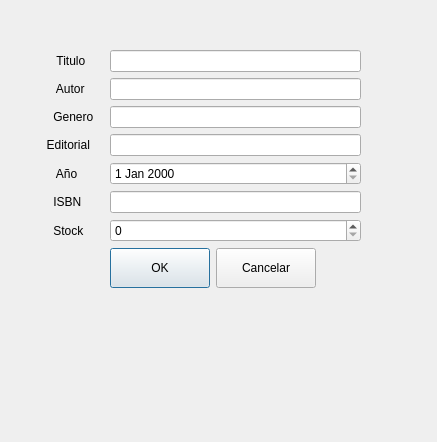
<?xml version="1.0" encoding="UTF-8"?>
<ui version="4.0">
 <class>agregarnuevolibro</class>
 <widget class="QDialog" name="agregarnuevolibro">
  <property name="geometry">
   <rect>
    <x>0</x>
    <y>0</y>
    <width>437</width>
    <height>442</height>
   </rect>
  </property>
  <property name="windowTitle">
   <string>Dialog</string>
  </property>
  <property name="autoFillBackground">
   <bool>false</bool>
  </property>
  <widget class="QWidget" name="formLayoutWidget">
   <property name="geometry">
    <rect>
     <x>40</x>
     <y>50</y>
     <width>321</width>
     <height>301</height>
    </rect>
   </property>
   <layout class="QFormLayout" name="formLayout">
    <item row="0" column="0">
     <widget class="QLabel" name="label">
      <property name="text">
       <string>     Titulo   </string>
      </property>
     </widget>
    </item>
    <item row="0" column="1">
     <widget class="QLineEdit" name="campoTitulo"/>
    </item>
    <item row="1" column="0">
     <widget class="QLabel" name="label_2">
      <property name="text">
       <string>     Autor   </string>
      </property>
     </widget>
    </item>
    <item row="1" column="1">
     <widget class="QLineEdit" name="campoAutor"/>
    </item>
    <item row="2" column="0">
     <widget class="QLabel" name="label_7">
      <property name="text">
       <string>    Genero  </string>
      </property>
     </widget>
    </item>
    <item row="2" column="1">
     <widget class="QLineEdit" name="campoGenero"/>
    </item>
    <item row="3" column="0">
     <widget class="QLabel" name="label_3">
      <property name="text">
       <string>  Editorial    </string>
      </property>
     </widget>
    </item>
    <item row="3" column="1">
     <widget class="QLineEdit" name="campoEditorial"/>
    </item>
    <item row="4" column="0">
     <widget class="QLabel" name="label_4">
      <property name="text">
       <string>     Año     </string>
      </property>
     </widget>
    </item>
    <item row="4" column="1">
     <widget class="QDateEdit" name="anioLibro"/>
    </item>
    <item row="5" column="0">
     <widget class="QLabel" name="label_6">
      <property name="text">
       <string>    ISBN    </string>
      </property>
     </widget>
    </item>
    <item row="5" column="1">
     <widget class="QLineEdit" name="campoIsbn"/>
    </item>
    <item row="6" column="0">
     <widget class="QLabel" name="label_5">
      <property name="text">
       <string>    Stock    </string>
      </property>
     </widget>
    </item>
    <item row="6" column="1">
     <widget class="QSpinBox" name="campoStock"/>
    </item>
    <item row="7" column="1">
     <layout class="QGridLayout" name="gridLayout_2">
      <item row="0" column="0">
       <widget class="QPushButton" name="confirmarCambio">
        <property name="enabled">
         <bool>true</bool>
        </property>
        <property name="minimumSize">
         <size>
          <width>0</width>
          <height>40</height>
         </size>
        </property>
        <property name="maximumSize">
         <size>
          <width>100</width>
          <height>100</height>
         </size>
        </property>
        <property name="cursor">
         <cursorShape>PointingHandCursor</cursorShape>
        </property>
        <property name="text">
         <string>OK</string>
        </property>
       </widget>
      </item>
      <item row="0" column="1">
       <widget class="QPushButton" name="cancelarCambio">
        <property name="minimumSize">
         <size>
          <width>0</width>
          <height>40</height>
         </size>
        </property>
        <property name="maximumSize">
         <size>
          <width>100</width>
          <height>16777215</height>
         </size>
        </property>
        <property name="text">
         <string>Cancelar</string>
        </property>
       </widget>
      </item>
     </layout>
    </item>
   </layout>
  </widget>
 </widget>
 <resources/>
 <connections/>
</ui>
